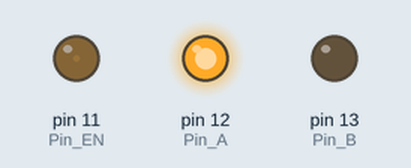
Bench run of a sketch on a simulated Arduino Uno, built with avr-gcc and run on an emulated ATmega328P. Shown: output pins drawn as LEDs (lit = HIGH).

Above: at 0.15 s.
At 3.75 s:
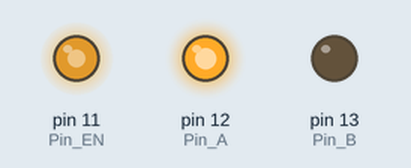
At 13.3 s:
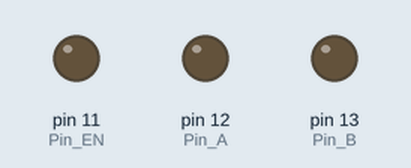
At 21.4 s:
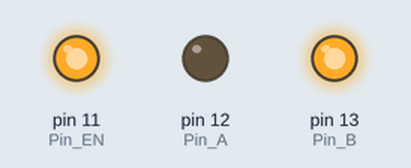
At 29.34 s:
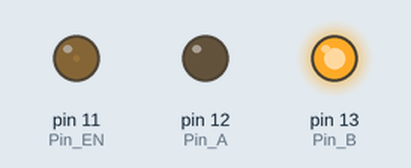
At 37.7 s:
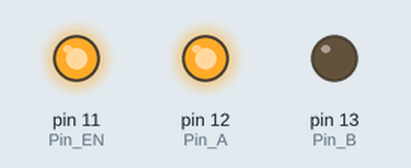
Timing chart, 0 to 39.2 s (numbered marks = the images above):
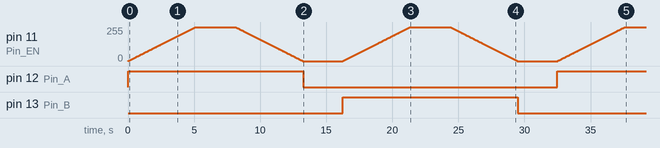

The sketch:

PR_P01_E03.1.ino
```cpp
int Pin_EN = 11;
int Pin_A = 12;
int Pin_B = 13;

void setup() {
  pinMode(Pin_EN, OUTPUT);
  pinMode(Pin_A, OUTPUT);
  pinMode(Pin_B, OUTPUT);
}

void loop() {

  // a) Incremental hasta máxima velocidad en horario
  for(int i=0; i<=255; i++){
    analogWrite(Pin_EN, i);
    digitalWrite(Pin_A, HIGH);
    digitalWrite(Pin_B, LOW);
    delay(20);
  }

  // b) Mantiene máxima velocidad por 3 segs
  analogWrite(Pin_EN, 255);
  delay(3000);

  // c) Decremental hasta detenerse
  for(int i=255; i>=0; i--){
    analogWrite(Pin_EN, i);
    delay(20);
  }

  // d) Apagado por 3 segs
  digitalWrite(Pin_A, LOW);
  digitalWrite(Pin_B, LOW);
  delay(3000);

  // e) Repite en sentido antihorario
  for(int i=0; i<=255; i++){
    analogWrite(Pin_EN, i);
    digitalWrite(Pin_A, LOW);
    digitalWrite(Pin_B, HIGH);
    delay(20);
  }
//FAKIU6445
  analogWrite(Pin_EN, 255);
  delay(3000);

  for(int i=255; i>=0; i--){
    analogWrite(Pin_EN, i);
    delay(20);
  }

  digitalWrite(Pin_A, LOW);
  digitalWrite(Pin_B, LOW);
  delay(3000);
}
```

Measured:
- by itself, pin 12 (Pin_A): LOW → HIGH at 0.00 s, → LOW 13.2 s later, → HIGH 19.2 s later
- by itself, pin 13 (Pin_B): LOW → HIGH at 16.2 s, → LOW 13.2 s later
